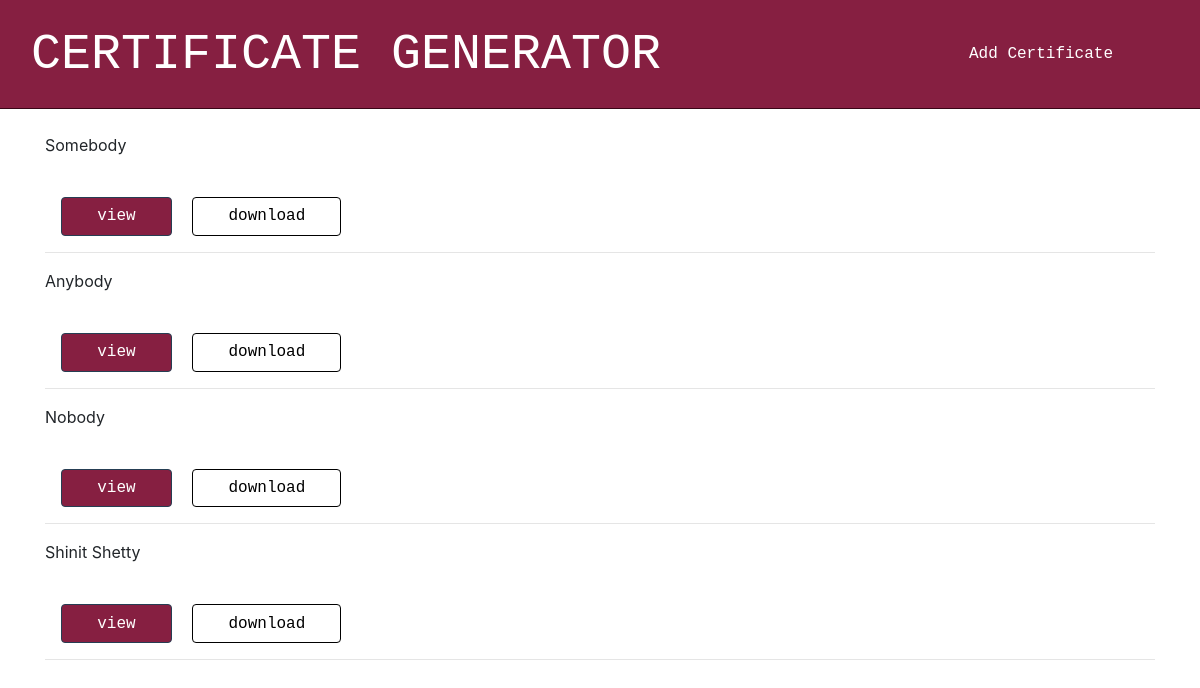
Before: / with the older database file.
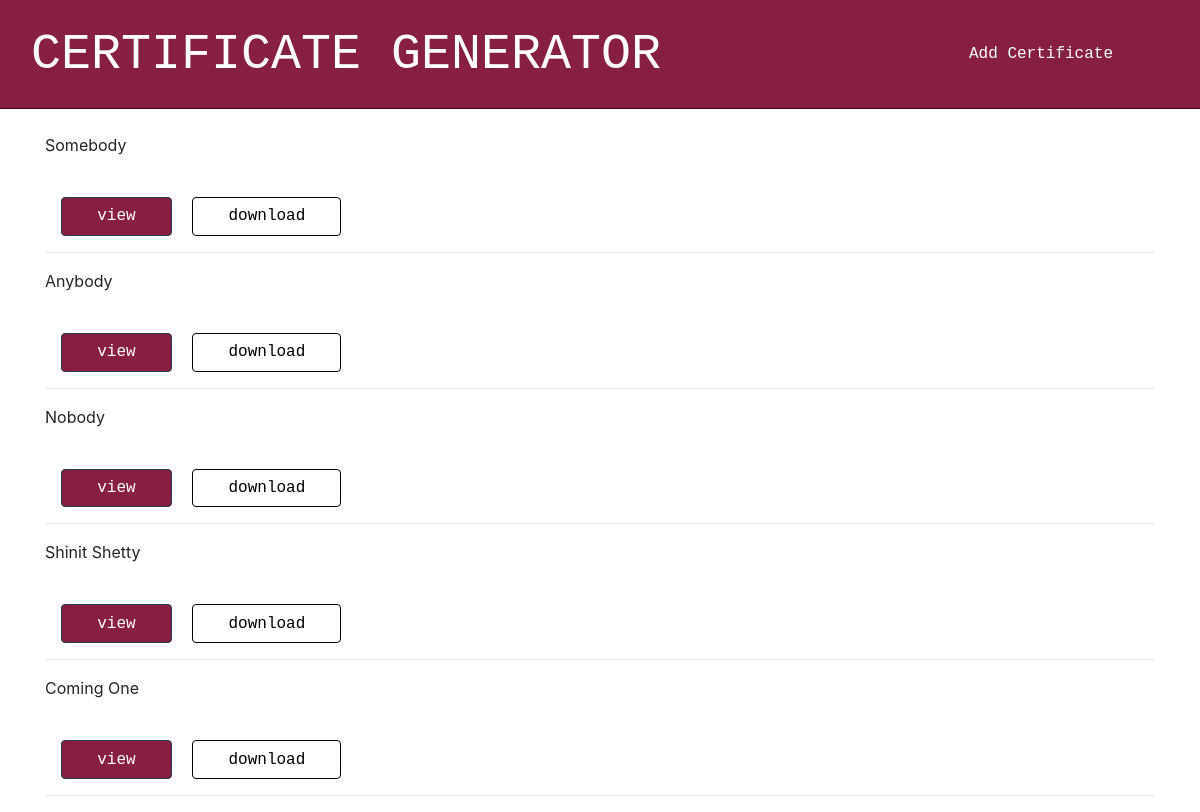
After: the same page with the newer database file.
### info/models.py (models this page shows)
class Detail(models.Model):
    name = models.CharField(max_length=200)
    logo = models.ImageField()
    organizer_name = models.CharField(max_length=200)
    organization_name = models.CharField(max_length=200)
    description = models.TextField()
    certificate_class = models.CharField(max_length=200)
    updated = models.DateTimeField(auto_now=True)
    created = models.DateTimeField(auto_now_add=True)
    def __str__(self):
        return(self.name)

### info/views.py (the view)
# urls.py: path('', PeopleListView.as_view(), name='user-list-view'),
class PeopleListView(ListView):
    models = Detail
    template_name = 'info/main.html'
    def get_queryset(self):
      return Detail.objects.order_by('id')

### info/templates/info/main.html (shortened to what this page needs)
{% extends 'base.html' %}
{% load static %}
{% block link %}
<link rel="stylesheet" href="{% static 'template.css' %}">
{% endblock link %}
{% block content %}
<br>
<div class="container">
    {% for user in object_list %}
        {{ user }}<br><br>
        <a href="{% url 'info:user-pdf-view' user.pk %}"><button class="btn btn-light">view</button></a>
        <a href="{% url 'info:user-pdf-download' user.pk %}"><button class="btn btn-outline-light">download</button></a>
        <br>
        <hr>
    {% endfor %}
</div>
{% endblock content %}

### templates/base.html (shortened to what this page needs)
{% load static %}
<!DOCTYPE html>
<html lang="en">
<head>
    <link rel="stylesheet" href="https://stackpath.bootstrapcdn.com/bootstrap/4.5.0/css/bootstrap.min.css"
>
    {% block link %}
    {% endblock %}
</head>
<body>
    <nav class="navbar sticky-top navbar-light navbar-expand-lg ">
        <div class="container-fluid">
          <a class="navbar-brand" href="\" style="color: white;">CERTIFICATE GENERATOR</a>
        <div class="collapse home-nav-collapse navbar-collapse" id="navbarSupportedContent">
          <ul class="navbar-nav ml-auto" style="color: white;">
            <li class="nav-item">
              <a class="nav-link active" style="color: white;" aria-current="page" href="/forms/">Add Certificate</a>
            </li>
          </ul>
        </div>
        </div>
    </nav>
    {% block content %}
    {% endblock %}
</body>
</html>

### info/static/template.css (style rules this page uses)
.btn { margin-top: 1rem; padding-top: 6.4px; padding-bottom: 6.4px; padding-right: 35.2px; padding-left: 35.2px; margin-left: 16px; font-family: 'Courier New', Courier, monospace; font-size: 16px; }
.btn-light { background: rgb(134, 31, 65); border:rgb(134, 31, 65); border-width: 1.6px; border-style: solid; border-color: #263E53; color: white; }
.btn-outline-light { border: #fff; border-width: 1.6px; border-style: solid; border-color: black; color: black; }

### templates/base.html (style rules this page uses)
nav { border-bottom: 1px solid rgb(58, 5, 23); background: rgba(0, 0, 0, 0.4); background-color: rgb(134, 31, 65); }
.navbar-nav { padding: 10px; padding-left: 32px; padding-right: 32px; font-family: 'Courier New', Courier, monospace; color: white; }
.navbar-brand { color:#fff; font-family: 'Courier New', Courier, monospace; font-size: 50px; }
.nav-item { margin: 16px; font-size: 16px; }
.nav-link { color: #fff; }

### info/templates/info/main.html (style rules this page uses)
.btn { margin-top: 1rem; padding-top: 6.4px; padding-bottom: 6.4px; padding-right: 35.2px; padding-left: 35.2px; margin-left: 16px; font-family: 'Courier New', Courier, monospace; font-size: 16px; }
.btn-light { background: rgb(134, 31, 65); border:rgb(134, 31, 65); border-width: 1.6px; border-style: solid; border-color: #263E53; color: white; }
.btn-outline-light { border: #fff; border-width: 1.6px; border-style: solid; border-color: black; color: black; }

Changed rows visible on the page:
added Detail: name "Coming One"
